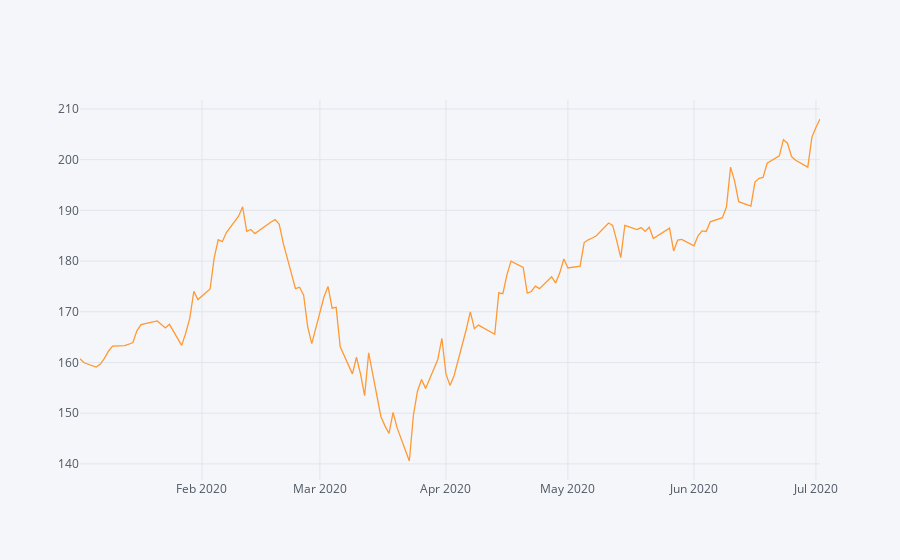

This figure's notebook cell:
### Markdown cell above
This plot show the highest price of the year 2019 to 2020 and we can see that even though there is covid19 the price did not drop too much  it is high

### Code cell
MSFT['2020'].High.iplot()
HDB['2020'].High.iplot()
AMZN['2020'].High.iplot()
IBM['2020'].High.iplot()
